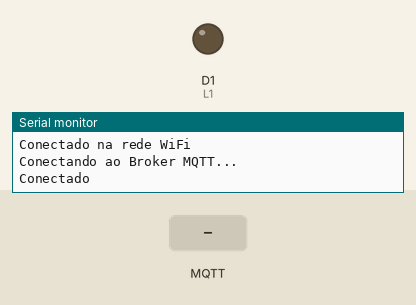
Bench run of a sketch on a simulated ESP8266 (NodeMCU). Parts: output pins drawn as LEDs (lit = HIGH), the last lines printed to the serial monitor. The test bench sets the inputs (shaded band). WiFi joins after 1.5 s; servers stay silent unless stated; no MQTT or app messages arrive unless stated.

Above: at 2.7 s.
2.8 s: MQTT message "1" arrives on the first subscribed topic
At 3.5 s:
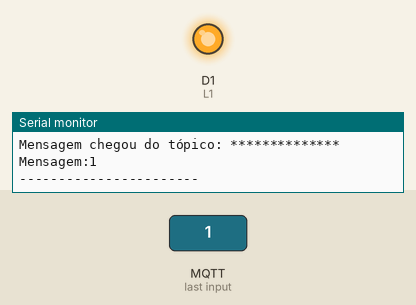
4.3 s: MQTT message "0" arrives on the first subscribed topic
At 4.7 s:
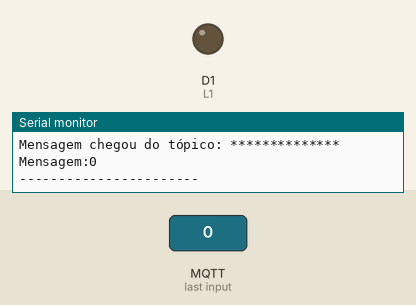
Timing chart, 0 to 7.3 s (numbered marks = the images above; inputs shaded):
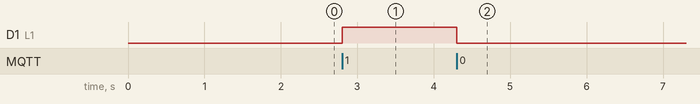

The sketch:

exemplo01esp8266.ino
```cpp
/*
 * Curso - Primeiro passos com ESP8266nodemcu e iot
 * Professor: Wilson Massami Ishihara
 * SENAI-SC de Rio do Sul
 * Exemplo - MQTT - IOT
 * Assina tópico no servidor MQTT
 * Nome do arquivo: exemploesp8266
 * Objetivo: aciona um led ligado a D1 do ESP8266
 * versão: 1.0
 */


#include <ESP8266WiFi.h>
#include <PubSubClient.h>

#define L1 D1   //pino de saida para acionamento da Lampada L1

//informações da rede WIFI
const char* ssid = "**************";      //SSID da rede WIFI
const char* password =  "**************";    //senha da rede wifi

const char* mqttServer = "**************";                           //server
const char* mqttUser = "**************";                              //user
const  char* mqttPassword = "****************************";      //password
const int mqttPort = 1883;                                         //port

const char* mqttTopicSub ="**************";            //tópico que sera assinado


WiFiClient espClient;
PubSubClient client(espClient);

void setup() {

  Serial.begin(115200);
  pinMode(L1, OUTPUT);

  WiFi.begin(ssid, password);

  while (WiFi.status() != WL_CONNECTED) {
    delay(500);
    Serial.println("Conectando ao WiFi..");
  }
  Serial.println("Conectado na rede WiFi");

  client.setServer(mqttServer, mqttPort);
  client.setCallback(callback);

  while (!client.connected())
  {
    Serial.println("Conectando ao Broker MQTT...");

    if (client.connect("ESP8266Client", mqttUser, mqttPassword )) {
      Serial.println("Conectado");

    } else
  {
      Serial.print("falha estado  ");
      Serial.print(client.state());
      delay(2000);
    }
  }

  //subscreve no tópico
  client.subscribe(mqttTopicSub);

}

void callback(char* topic, byte* payload, unsigned int length) {

  //armazena msg recebida em uma sring
  payload[length] = '\0';
  String strMSG = String((char*)payload);

  Serial.print("Mensagem chegou do tópico: ");
  Serial.println(topic);
  Serial.print("Mensagem:");
  Serial.print(strMSG);
  Serial.println();
  Serial.println("-----------------------");

  //aciona saída conforme msg recebida
  if (strMSG == "0"){         //se msg "1"
     digitalWrite(L1, LOW);  //coloca saída em LOW para ligar a Lampada - > o módulo RELE usado tem acionamento invertido. Se necessário ajuste para o seu modulo
  }else if (strMSG == "1"){   //se msg "0"
     digitalWrite(L1, HIGH);   //coloca saída em HIGH para desligar a Lampada - > o módulo RELE usado tem acionamento invertido. Se necessário ajuste para o seu modulo
  }

}

//função pra reconectar ao servido MQTT
void reconect() {
  //Enquanto estiver desconectado
  while (!client.connected())
  {
    Serial.print("Tentando conectar ao servidor MQTT");

    bool conectado = strlen(mqttUser) > 0 ?
                     client.connect("ESP8266Client", mqttUser, mqttPassword) :
                     client.connect("ESP8266Client");

    if(conectado) {
      Serial.println("Conectado!");
      //subscreve no tópico
      client.subscribe(mqttTopicSub, 1); //nivel de qualidade: QoS 1
    } else {
      Serial.println("Falha durante a conexão.Code: ");
      Serial.println( String(client.state()).c_str());
      Serial.println("Tentando novamente em 10 s");
      //Aguarda 10 segundos
      delay(10000);
    }
  }
}

void loop() {
  if (!client.connected()) {
    reconect();
  }
  client.loop();
}
```

Measured:
- after the input at 2.8 s, D1 (L1): LOW → HIGH at once
- after the input at 4.3 s, D1 (L1): HIGH → LOW at once
